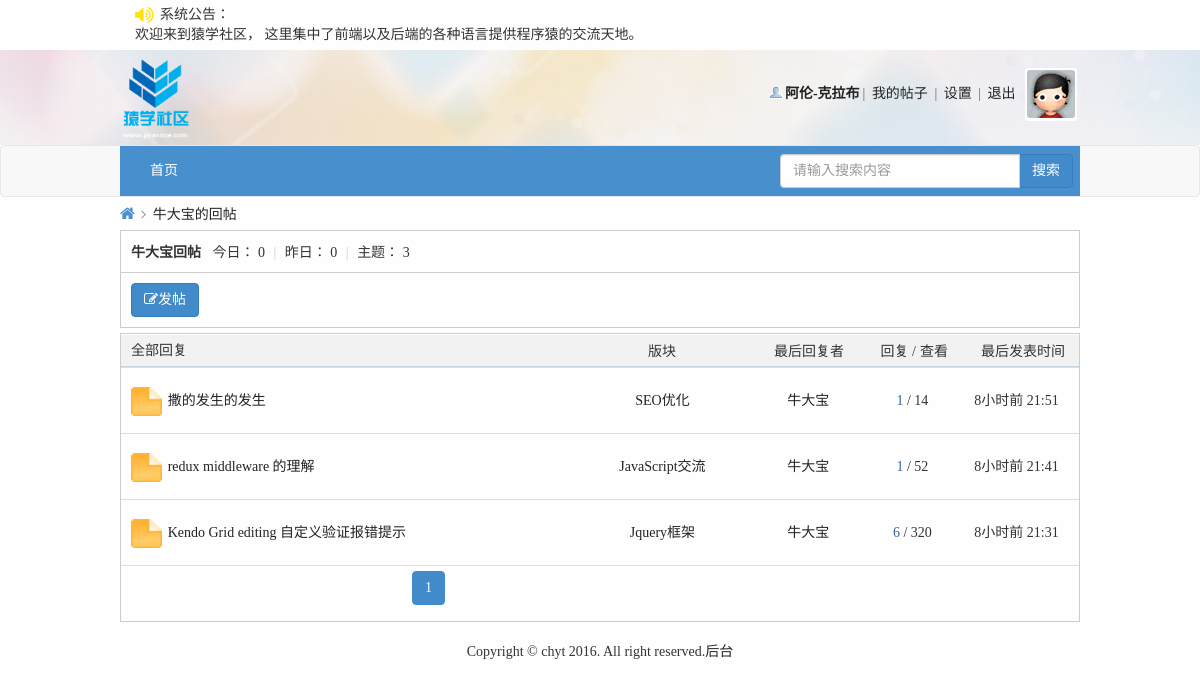
/userReply.php?uid=44 (signed in), run on the app's committed database.
### tables this page shows
CREATE TABLE IF NOT EXISTS `notice` (
  `nid` int(11) NOT NULL AUTO_INCREMENT COMMENT '序号',
  `noticeContent` varchar(200) NOT NULL COMMENT '公告内容',
  PRIMARY KEY (`nid`)
);

CREATE TABLE IF NOT EXISTS `user` (
  `id` int(20) NOT NULL AUTO_INCREMENT COMMENT '唯一标识符',
  `name` varchar(200) NOT NULL COMMENT '用户名称',
  `psw` varchar(200) NOT NULL COMMENT '用户密码',
  `sex` varchar(200) NOT NULL DEFAULT '未填写' COMMENT '用户性别',
  `email` varchar(200) NOT NULL COMMENT '邮箱地址',
  `qq` varchar(200) NOT NULL DEFAULT '未填写' COMMENT '用户qq',
  `photo` varchar(200) NOT NULL COMMENT '用户头像',
  `userType` int(11) NOT NULL DEFAULT '0' COMMENT '用户类型',
  `reallyName` varchar(200) NOT NULL DEFAULT '未填写' COMMENT '用户真实姓名',
  `birthday` varchar(200) NOT NULL DEFAULT '未填写' COMMENT '用户生日',
  `homeplace` varchar(200) NOT NULL DEFAULT '未填写' COMMENT '用户出生地',
  `bloodType` varchar(200) NOT NULL DEFAULT '未填写' COMMENT '用户血型',
  `fixedTel` varchar(200) NOT NULL DEFAULT '未填写' COMMENT '用户固定电话',
  `phone` varchar(200) NOT NULL DEFAULT '未填写' COMMENT '用户电话',
  `website` varchar(200) NOT NULL DEFAULT 'http://' COMMENT '用户主页',
  `school` varchar(200) NOT NULL DEFAULT '未填写' COMMENT '用户毕业学校',
  `degree` varchar(200) NOT NULL DEFAULT '未填写' COMMENT '用户学历',
  `company` varchar(200) NOT NULL DEFAULT '未填写' COMMENT '用户公司',
  `profession` varchar(200) NOT NULL DEFAULT '未填写' COMMENT '用户职业',
  `job` varchar(200) NOT NULL DEFAULT '未填写' COMMENT '用户职位',
  `income` varchar(200) NOT NULL DEFAULT '未填写' COMMENT '用户年收入',
  `registerTime` datetime NOT NULL COMMENT '注册时间',
  `lastLogin` datetime NOT NULL COMMENT '最后一次登录时间',
  `userStatus` int(11) NOT NULL DEFAULT '0' COMMENT '用户是否需要验证状态',
  `isForbid` int(11) NOT NULL DEFAULT '0' COMMENT '是否禁止',
  `loginTimes` int(11) NOT NULL DEFAULT '1' COMMENT '登陆次数',
  PRIMARY KEY (`id`)
);

CREATE TABLE IF NOT EXISTS `reply` (
  `rid` int(11) NOT NULL AUTO_INCREMENT COMMENT '回复id',
  `tpostId` int(11) NOT NULL COMMENT '被回复帖子的id',
  `quoteId` int(11) NOT NULL COMMENT '引用回复id',
  `ruid` int(11) NOT NULL COMMENT '回复者id',
  `rcontent` varchar(1000) NOT NULL COMMENT '回复内容',
  `rtime` datetime NOT NULL COMMENT '回复时间',
  PRIMARY KEY (`rid`)
);

CREATE TABLE IF NOT EXISTS `post` (
  `postId` int(11) NOT NULL AUTO_INCREMENT COMMENT '帖子id',
  `postTitle` varchar(200) NOT NULL COMMENT '帖子标题',
  `postContent` varchar(2000) NOT NULL COMMENT '帖子内容',
  `postTime` datetime NOT NULL COMMENT '发帖时间',
  `tsmoduleId` int(11) NOT NULL COMMENT '所属子版块的id',
  `times` int(11) NOT NULL COMMENT '浏览次数',
  `postuid` int(11) NOT NULL COMMENT '发帖人id',
  `isTop` int(11) NOT NULL DEFAULT '0' COMMENT '是否置顶',
  `isBoutique` int(11) NOT NULL DEFAULT '0' COMMENT '是否加精',
  `postStatus` int(11) NOT NULL DEFAULT '0' COMMENT '帖子是否需要验证状态，默认0无需验证',
  `updateTime` datetime NOT NULL COMMENT '当前条帖子有回复就更新',
  `isShield` int(11) NOT NULL DEFAULT '0' COMMENT '是否屏蔽',
  PRIMARY KEY (`postId`)
);

CREATE TABLE IF NOT EXISTS `sub_module` (
  `sid` int(20) NOT NULL AUTO_INCREMENT COMMENT '子版块id',
  `smoduleName` varchar(200) NOT NULL COMMENT '子版块名称',
  `smodulePic` varchar(200) NOT NULL COMMENT '子版块图片',
  `tParenModuleId` int(20) NOT NULL COMMENT '所属父版块id',
  `smoduleDesc` varchar(200) NOT NULL COMMENT '子版块描述',
  PRIMARY KEY (`sid`)
);

### inc/mysql.func.php (called while the page is built, shortened)
<?php
    function execute($link, $sql){
        $result = mysqli_query($link, $sql);
        return $result;
    }
    function nums($link, $sql){
        return mysqli_num_rows(execute($link, $sql));
    }
    function fetch_array($result){
        return mysqli_fetch_assoc($result);
    }
?>

### userReply.php (the view, shortened to what this page needs)
<!DOCTYPE html>
<html lang="en">
<head>
    <link rel="stylesheet" href="font/css/font-awesome.min.css">
    <link rel="stylesheet" href="css/bootstrap/css/bootstrap.min.css">
    <link rel="stylesheet" href="css/common.css">
    <link rel="stylesheet" href="css/pModuleList.css">
    <link rel="stylesheet" href="css/myPost.css">
</head>
<?php
    $link = connect();
    $sql_n = "select * from notice where nid=1";
    $data_n = fetch_array(execute($link, $sql_n));
    $nc = $data_n["noticeContent"];
    if (!($member_id = login_state($link))){
        promptBox("请先登录后才能继续浏览", 5, "login.php");
        exit;
    }
    $sql_user = "select * from user where id={$_GET['uid']}";
    $data_user = fetch_array(execute($link, $sql_user));
    include_once "inc/handlerLogin.php";
    $sql_reply = "select * from reply where ruid={$_GET['uid']}";
    $reply_total = nums($link, $sql_reply);
    $pagesize = 10;
    $page = page($reply_total, $pagesize);
    $reply = "select * from reply where ruid={$_GET['uid']} ORDER BY rid DESC {$page['limit']}";
    $res_reply = execute($link, $reply);
    $sql_total_today = "select * from reply where rid={$_GET['uid']} and date_format(rtime,'%Y-%m-%d')=curdate()";
    $rtotal_today = nums($link, $sql_total_today);
    $sql_total_yesterday = "select * from reply where rid={$_GET['uid']} and date_format(rtime,'%Y-%m-%d')=DATE_SUB(curdate(),INTERVAL 1 DAY)";
    $rtotal_yesterday = nums($link, $sql_total_yesterday);
?>
<body>
<?php include_once "inc/header.inc.php"?>
<?php include_once "inc/nav.inc.php"?>
<div class="container" style="width: 990px;">
    <div class="position">
        <div class="z">
            <a href="index.php" class="nvhm"><i class="fa fa-home"></i></a>
            <em><i class="fa fa-angle-right"></i></em>
            <a href="#"><?php echo $data_user['name'];?>的回帖</a>
        </div>
    </div>
    <div class="pm-wrap">
        <div class="pm">
            <strong><?php echo $data_user['name'];?>回帖</strong>
            <em>今日：</em>
            <em><?php echo $rtotal_today;?></em>
            <span class="pipe">|</span>
            <em>昨日：</em>
            <em><?php echo $rtotal_yesterday;?></em>
            <span class="pipe">|</span>
            <em>主题：</em>
            <em><?php echo $reply_total;?></em>
        </div>
        <div class="pm-desc">
            <a href="publish.php" class="btn btn-primary"><i class="fa fa-edit"></i>发帖</a>
        </div>
    </div>
    <div class="pm-sm">
        <div class="pm-sm-top" style="position: relative;">
            <h2>全部回复</h2>
            <span class="reply poa" style="right: 163px;">回复 /</span>
            <span class="look poa" style="right:131px;">查看</span>
            <span class="author poa" style="right: 235px;">最后回复者</span>
            <span class="module poa" style="right: 403px;">版块</span>
            <span class="lastTime poa">最后发表时间</span>
        </div>
        <div class="pm-sm-list">
            <table class="table table-condensed table-hover" id="smtable">
                <?php
                if($reply_total) {
                    while ($data_reply = fetch_array($res_reply)) {
                        $sql_msg = "select * from post p,sub_module sm where postId={$data_reply['tpostId']} and sm.sid=p.tsmoduleId";
                        $data_msg = fetch_array(execute($link, $sql_msg));
                        $sql_lr = "select * from reply where tpostId={$data_msg['postId']} ORDER BY rtime DESC";
                        $data_lr = fetch_array(execute($link, $sql_lr));
                        $nums_lr = nums($link, $sql_lr);
                        $lastRep = "select * from user where id={$data_lr['ruid']}";
                        $data_lastRep = fetch_array(execute($link, $lastRep));
                ?>
                        <tr>
                            <td class="td1">
                                <a href="#"><img src="img/folder_new.gif" width="31" height="29"></a>
                            </td>
                            <td class="td2"><a href="postShow.php?postId=<?php echo $data_msg['postId'];?>&sid=<?php echo $data_msg['sid'];?>"><?php echo $data_msg['postTitle'];?></a></td>
                            <td class="td5"><a href="sModuleList.php?sid=<?php echo $data_msg['sid'];?>"><?php echo $data_msg['smoduleName'];?></a></td>
                            <td class="td6"><a href="profile.php?uid=<?php echo $data_lastRep['id'];?>"><?php echo $data_lastRep['name'];?></a></td>
                            <td class="td3">
                                <span class="xi2" title="回复"><?php echo $nums_lr;?></span>
                                <span class="xi1" title="查看"> / <?php echo $data_msg['times']; ?></span>
                            </td>
                            <td class="td7" style="width: 15%;"><?php echo tranTime(strtotime($data_lr['rtime']));?></td>
                        </tr>
                    <?php }
                }else{
                    echo "<tr><td colspan='4' style='padding-left: 15px;'>暂无帖子...</td></tr>";
                }
                ?>
                <tr>
                    <td colspan="6">
                        <a class="btn btn-default" id="pubBtn" style="margin-right: 260px;border-color: #fff;"></a class="btn btn-default">
                        <ul class="pagination" style="display: inline; margin: 0;padding: 0;">
                            <?php
                            echo $page['html'];
                            ?>
                        </ul>
                    </td>
                </tr>
            </table>
        </div>
    </div>
</div>
<?php include_once "inc/footer.inc.php"?>
</body>
</html>

### inc/header.inc.php (shortened to what this page needs)
<?php
if(!empty($nc)){
    echo "<div class='notice'>
            <div class='container'>
                <p><i class='fa fa-volume-up'></i></p><p style='margin-left: 25px;'>系统公告：</p>
                <marquee direction='left' width='830' scrollamount='2'>{$nc}</marquee>
            </div>
          </div>" ;
}
?>
<div id="header">
    <div class="container" style="width: 960px;padding: 0;">
        <div class="logo"><a href="index.php"><img src="img/logo.png" height="85"></a></div>
        <div class="info">
            <?php
                $img_url = null;
                if (isset($member_id) && $member_id) {
                    $sql_photo = "select photo from user where id={$member_id}";
                    $member_result = execute($link, $sql_photo);
                    $res_photo = fetch_array($member_result);
                    if ($res_photo['photo'] != '') {
                        $img_url = $res_photo['photo'];
                    }else{
                        $img_url = 'img/noavatar_small.gif';
                    }
                }else{
                    $img_url = 'img/noavatar_small.gif';
                }
                if(isset($member_id) && $member_id){
                    $sql_info = "select * from user where id='{$member_id}'";
                    $res_info = fetch_array(execute($link, $sql_info));
                    $html = <<<EOT
                        <ul>
                            <li class="person"><a href="profile.php"><strong>{$res_info['name']}</strong></a></li>|
                            <li><a href="myPost.php">我的帖子</a></li> |
                            <li><a href="setProfile.php">设置</a></li> |
                            <li><a class="logout" href="#">退出</a></li>
                            <li class="headpic"><a href="profile.php"><img src="{$img_url}" width="48" height="48"></a></li>
                        </ul>
EOT;
                    echo $html;
                }
            ?>
        </div>
    </div>
</div>

### css/common.css (style rules this page uses)
html, body, div, ul, li, h1, h2, h3, h4, h5, h6, p, dl, dt, dd, ol, form, input, textarea, th, td, select { margin: 0; padding: 0; }
* { box-sizing: border-box; }
html, body { min-height: 100%; }
body { font-family: "Microsoft YaHei"; font-size:14px; color:#333; background-color: #f2f9fd; }
h1, h2, h3, h4, h5, h6 { font-weight:normal; }
ul,ol { list-style: none; }
img { border: none; vertical-align: middle; }
a { text-decoration: none; color: #232323; }
table { border-collapse: collapse; table-layout: fixed; }
body { background: #fefefe; }
.container { width: 960px; }
#header { height:95px; font-size: 14px; color: #666; background: url("../img/eyoung_bg.jpg") repeat-x 50% 0; }
#header .container { height: 95px; }
#header .container .logo { float: left; height: 95px; text-align: center; line-height: 95px; }
#header .container .info { float: right; height: 56px; margin-top: 18px; }
.pipe { margin: 0 5px; color: #ccc; }
#header .info ul { height: 100%; }
#header .info ul li { list-style: none; display: inline-block; height: 100%; margin: 0 3px; }
#header .info ul li a { display: block; }
#header .info ul .headpic { padding: 2px; background-color: #fff; vertical-align: middle; height: 53px; border-radius: 3px; }
#header .info ul .headpic a { display: block; }
#header .info ul .headpic a img { border-radius: 3px; }
.person { background: url(../img/user_online.gif) no-repeat 0% 8%; text-indent: 15px; }
.notice { padding: 5px 0; }
.notice p { display: inline; }
i.fa.fa-volume-up { font-size: 20px; margin-right:5px; position: absolute; top: 5px; color: #FFE302; }

### css/pModuleList.css (style rules this page uses)
.position { margin: 2px 0; height: 29px; border: none; line-height: 29px; }
.position .z { padding-right: 10px; float: left; }
.nvhm { width: 16px; overflow: hidden; color: #488FCE; font-size: 16px; }
.position .z em { width: 20px; margin: 0 3px; font-style: normal; overflow: hidden; color: #999; }
.pm-desc { border: 1px solid #ccc; border-top:none; padding-top: 10px; padding-bottom: 10px; padding-left: 10px; }
.pm { height: 43px; line-height: 43px; padding-left: 10px; border: 1px solid #cdcdcd; }
.pm strong { margin-right: 8px; }
.pm em { font-style: normal; }
.pm-sm { border: 1px solid #cdcdcd; margin-top: 5px; }
.pm-sm .pm-sm-top { height:33px; line-height:33px; padding: 0 10px; border-top: 1px solid #FFF; border-bottom: 1px solid #C2D5E3; background: #F2F2F2; white-space: nowrap; overflow: hidden; }
.pm-sm .pm-sm-top h2 { height: 100%; line-height:31px; font-size: 14px; float: left; }
#smtable { margin-bottom:0; }
#smtable tr { height: 55px; line-height: 55px; }
#smtable tr td { height: 55px; line-height: 55px; }
#smtable tr td.td1 { width: 5%; padding-left: 10px; text-align: center; }
#smtable tr td.td1 a { display: block; }
#smtable tr td.td2 { width: 50%; overflow: hidden; white-space: nowrap; -ms-text-overflow: ellipsis; text-overflow: ellipsis; }
#smtable tr td.td3 { width: 5%; }
td.td7 { width: 13%; text-align: center; }
td.td5 { width: 20%; text-align: center; }
td.td6 { width: 15%; text-align: center; }
#smtable tr td.td3 { width: 10%; text-align: center; }
.xi2, .xi2 a, .xi3 a { color: #369; }
#pubBtn { margin-right: 200px; display: inline-block; float: left; }
.poa { position: absolute; }

### css/myPost.css (style rules this page uses)
.poa { position: absolute; }
.reply { right: 146px; }
.look { right: 115px; }
.author { right: 244px; }
.module { right: 392px; }
.lastTime { right: 14px; }

### data on the page
notice: noticeContent "欢迎来到猿学社区， 这里集中了前端以及后端的各种语言提供程序猿的交流天地。"
user: name "阿伦-克拉布"
user: name "牛大宝"
reply: post.postTitle "撒的发生的发生", sub_module.smoduleName "SEO优化", user.name "牛大宝", nums_lr "1", post.times "14", rtime "8小时前 21:51"
reply: post.postTitle "redux middleware 的理解", sub_module.smoduleName "JavaScript交流", user.name "牛大宝", nums_lr "1", post.times "52", rtime "8小时前 21:41"
reply: post.postTitle "Kendo Grid editing 自定义验证报错提示", sub_module.smoduleName "Jquery框架", user.name "牛大宝", nums_lr "6", post.times "320", rtime "8小时前 21:31"

### other printed values
$rtotal_today "0"
$rtotal_yesterday "0"
$reply_total "3"
